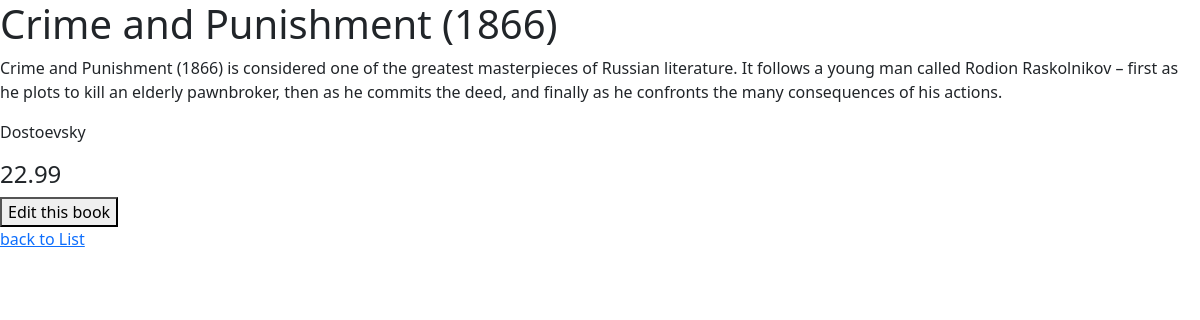
The page /books/2/ on the database its author committed.
### books/models.py (models this page shows, shortened)
class Book(models.Model):
    title = models.CharField(max_length=200)
    author = models.CharField(max_length=200)
    description = models.TextField()
    price = models.DecimalField(max_digits=5, decimal_places=2)

### books/views.py (the view)
# urls.py: path('<int:pk>/', BookDetailView.as_view(), name='book_detail'),
class BookDetailView(generic.DetailView):
    model = Book
    template_name = 'books/book_detail.html'

### books/templates/books/book_detail.html (shortened to what this page needs)
{% extends '_base.html' %}
{% block content %}
    <h1>{{ book.title }}</h1>
    <p>{{ book.description }}</p>
    <p>{{ book.author }}</p>
    <h4>{{ book.price }}</h4>
    <a href="{% url 'book_update' book.id %}"><button type="button">Edit this book</button></a>
    <br>
    <a href="{% url 'book_list' %}">back to List</a>
{% endblock %}

### rows shown on the page
Book: description "Crime and Punishment (1866) is considered one of the greatest masterpieces of Russian literature. It follows a young man called Rodion Raskolnikov – first as he plots to kill an elderly pawnbroker, then as he commits the deed, and finally as he confronts the many consequences of his actions.", author "Dostoevsky", price "22.99"
